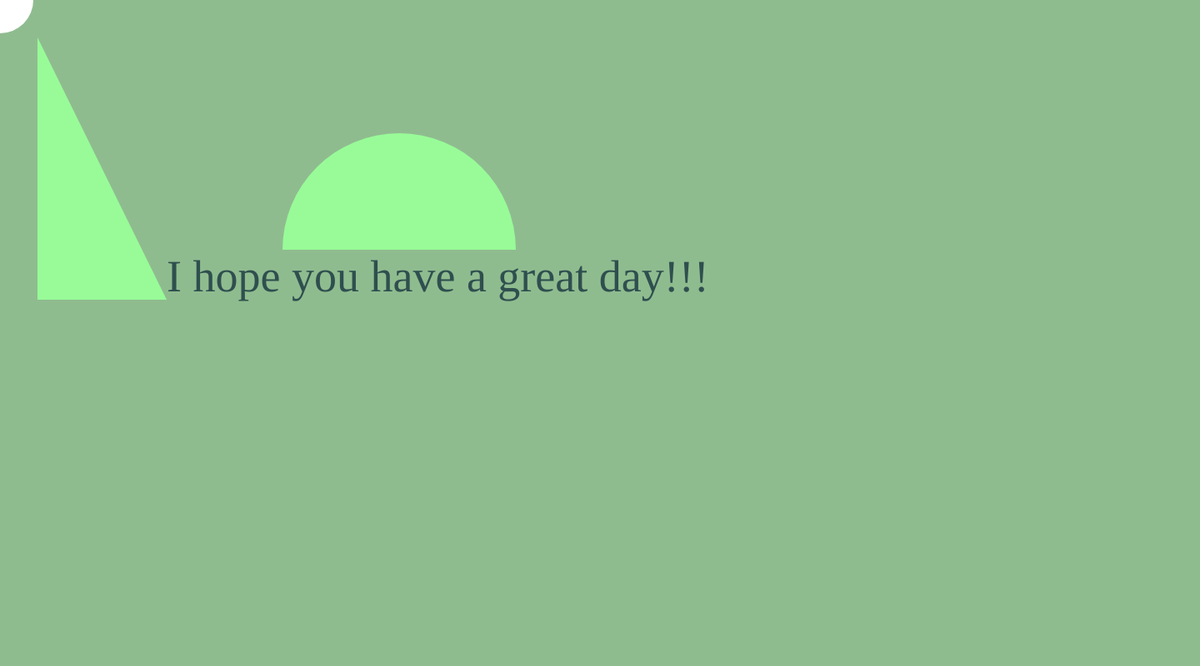
Frame 1 (no input)
Frame 60 (no input): identical to frame 1, image omitted
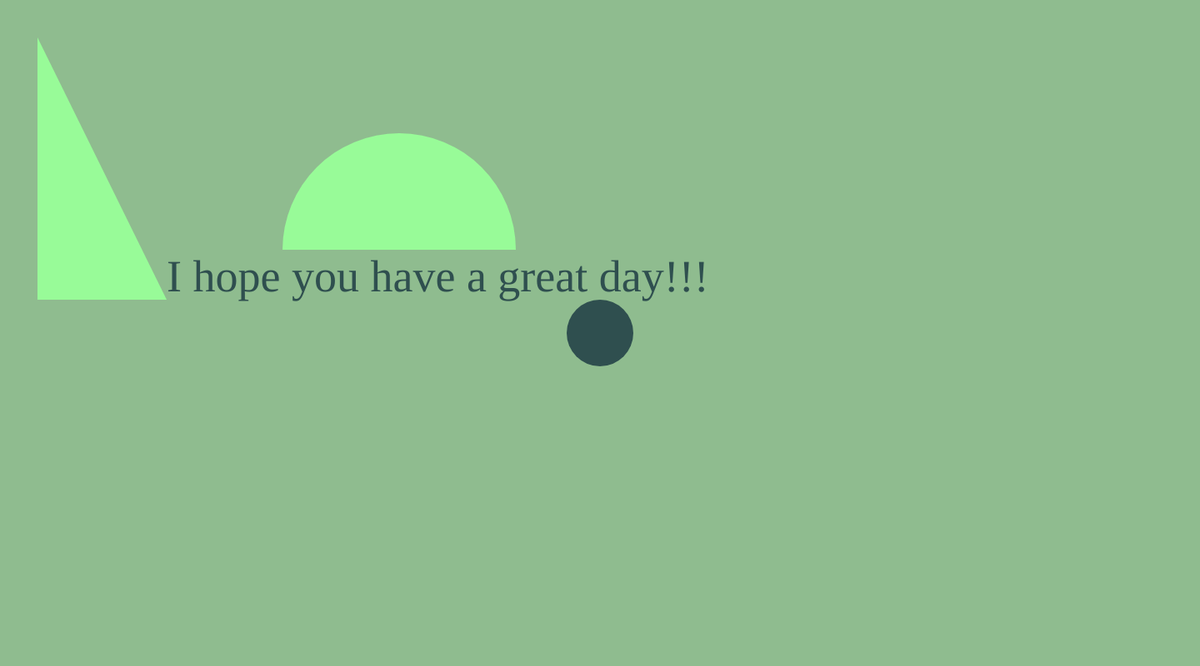
Frame 120 (the mouse pressed at the canvas centre since frame 60)

The p5.js sketch that drew these frames (run headless with seeded random() and noise() and a simulated clock; from frame 60 on, the mouse is pressed at the canvas centre):

// p5.js sketch
// ── sketch.js
function setup() {
  createCanvas(1440, 800);
  noStroke()
}

//188 was the G value for background; map(second(), 0, 59, 0, 255)
// text size: map(minute(), 0, 59, 12, 100)
function draw() {
	background(143, 188, 143);
	fill(152, 251, 152);
	//push();
	//rotate(map(second(), 0, 23, 0, 2*PI))
	triangle(45, 45, 45, 360, 200, 360);
	//pop();
	arc(479, 300, 280, 280, PI, TWO_PI)
	textSize(54);
	textFont('Georgia');
	fill(47, 79, 79);
	text('I hope you have a great day!!!', 200, 350)
  if (mouseIsPressed) {
    fill(47, 79, 79);
  } else {
    fill(255);
  }
  ellipse(mouseX, mouseY, 80, 80);
}
// ── clocks.html
<html>
	<head>
		<title>Anna Carlson's A4892 A2.1 12 Clock Sketches</title>
		<style>
		img{
			width: 50%;
			height: auto;
		}
		background{color: lightpink;}
		</style>
	</head>
	<body>
		<img src="clock1.jpg"><br>
		<img src="clock2.jpg"><br>
		<img src="clock3.jpg"><br>
		<img src="clock4.jpg"><br>
		<img src="clock5.jpg"><br>
		<img src="clock6.jpg"><br>
		<img src="clock7.jpg"><br>
		<img src="clock8.jpg"><br>
		<img src="clock9.jpg"><br>
		<img src="clock10.jpg"><br>
		<img src="clock11.jpg"><br>
		<img src="clock12.jpg"><br>
	</body>
</html>
// ── draft.js

function setup() {
  createCanvas(1440, 800);
  noStroke()
}

function draw() {
	background(143, 188, 143);
	fill(152, 251, 152);
	triangle(45, 45, 45, 360, 200, 360);
	arc(479, 300, 280, 280, PI, TWO_PI)
	textSize(54);
	textFont('Georgia');
	fill(47, 79, 79);
	text('I hope you have a great day!!!', 200, 350)
  if (mouseIsPressed) {
    fill(47, 79, 79);
  } else {
    fill(255);
  }
  ellipse(mouseX, mouseY, 80, 80);
}
// ── mainstyle.css

body {
	background-color: lightgray;
}

h1 {
	color: lightcoral;
	text-align: center;
	font-family: Helvetica;
	font-size: 54;
	letter-spacing: 3px;

}

h2 {
	text-align: center;
	font-family: Helvetica;
	letter-spacing: 2px;
}

h3 {
	text-align: center;
	font-family: Helvetica;
}


a:link, a:visited {
	background-color: lightcoral;
	padding: 10px 10px;
	border-radius: 10px;
	text-decoration: none;
	text-align: center;
	font-family: Helvetica;
	color: white;
}
a:hover {
	background-color: white;
	color: lightcoral;
}

#circle {
	display:inline;
	height: 200px;
	width: 200px;
	border-radius: 50%;
	color: white;
}

.center {
	text-align:center;
}
